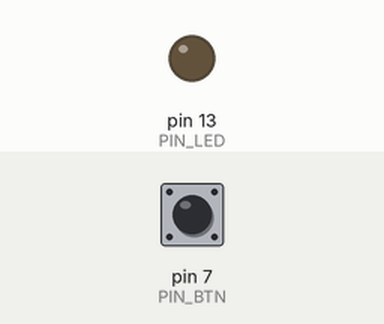
A sketch run on a simulated Arduino Uno, built with avr-gcc and run on an emulated ATmega328P. On the bench: output pins drawn as LEDs (lit = HIGH). The test bench sets the inputs (shaded band); at power-on: pin 7 (PIN_BTN) LOW.

Above: at 1.2 s.
1.3 s: pin 7 (PIN_BTN) pulled HIGH for 0.15 s
At 1.37 s:
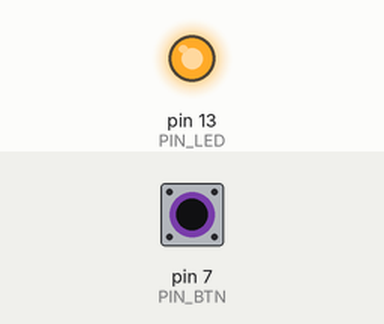
2.9 s: pin 7 (PIN_BTN) pulled HIGH for 3.2 s
At 6.8 s:
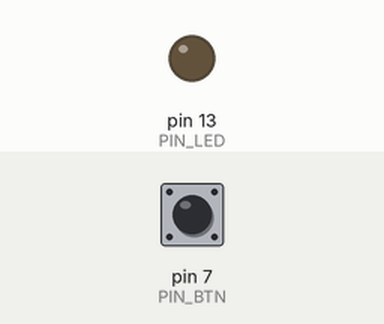
Timing chart, 0 to 8.3 s (numbered marks = the images above; inputs shaded):
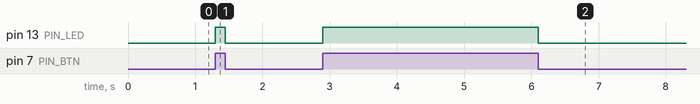

The sketch:

push_button.ino
```cpp
#define PIN_LED 13    //LED는 디지털 핀 13번에 있음
#define PIN_BTN 7 //버튼은 디지털 핀 7번에 있음

int val = 0;

void setup(){
   pinMode(PIN_LED, OUTPUT);  //LED있는 핀을 출력으로 설정
   pinMode(PIN_BTN, INPUT); //BUTTON있는 핀을 입력으로 설정
}


void loop(){
   val = digitalRead(PIN_BTN);  // 버튼의 입력 값을 저장
   if(val == HIGH){                   // 버튼이 눌림 상태인가?
    digitalWrite(PIN_LED, HIGH);   //LED를 켠다

  }else{
    digitalWrite(PIN_LED, LOW);    // LED를 끈다
  }
}
```

Measured:
- after the input at 1.3 s, pin 13 (PIN_LED): LOW → HIGH at once, → LOW 0.15 s later
- after the input at 2.9 s, pin 13 (PIN_LED): LOW → HIGH at once, → LOW 3.2 s later
